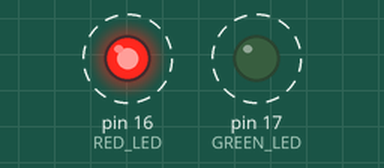
Simulated run of this sketch. Board: Arduino Uno, built with avr-gcc and run on an emulated ATmega328P. Shown: output pins drawn as LEDs (lit = HIGH). Dashed ring = blinking.

Above: at 0.5 s.
Timing chart, 0 to 4.6 s (numbered marks = the images above):
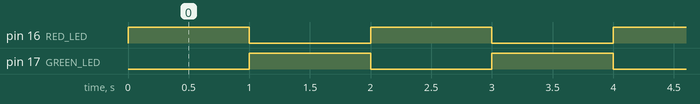

Measured:
- by itself, pin 16 (RED_LED), pin 17 (GREEN_LED): alternates HIGH for 1.0 s and LOW for 1.0 s

The sketch:

RedLedGreenLedTestPassed.ino
```cpp
#define RED_LED 16
#define GREEN_LED 17

void setup() {
  pinMode(RED_LED, OUTPUT);
  pinMode(GREEN_LED, OUTPUT);
}

void loop() {
  digitalWrite(RED_LED, HIGH);
  digitalWrite(GREEN_LED, LOW);
  delay(1000);

  digitalWrite(RED_LED, LOW);
  digitalWrite(GREEN_LED, HIGH);
  delay(1000);
}
```
